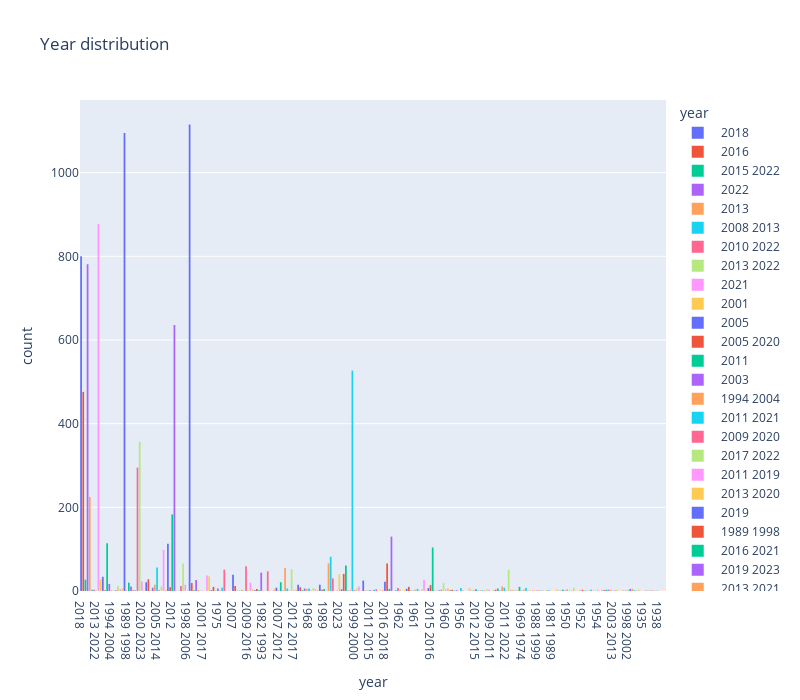

Source (notebook cell):
### Code cell
hist = px.histogram(df['year'] , x='year' , title='Year distribution',color='year' , height=700 , width=800)
hist.show()
